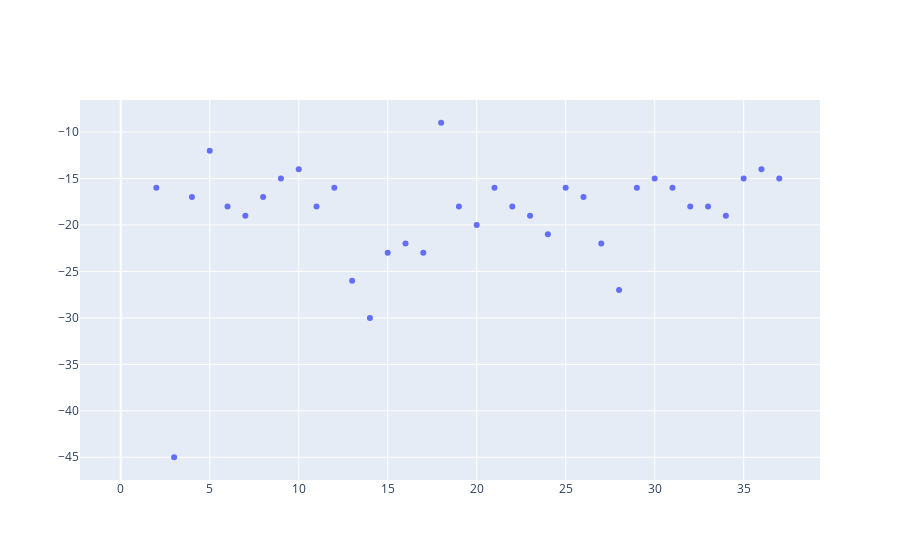

The notebook cell this image was saved under:
### Code cell
go.Figure(data=[
    go.Scatter(mode='markers',
name='Delay',
y=delays_between_stations.min(),
x=delays_between_stations.mean().index)])
# todo: look at ontime trip against the schedule

### Figure 1 — Plotly figure (JSON) as saved in the notebook; plotly's stock layout.template omitted (floating-point values rounded to 4 significant figures)
{"data": [{"mode": "markers", "name": "Delay", "type": "scatter", "x": [0, 1, 2, 3, 4, 5, 6, 7, 8, 9, 10, 11, 12, 13, 14, 15, 16, 17, 18, 19, 20, 21, 22, 23, 24, 25, 26, 27, 28, 29, 30, 31, 32, 33, 34, 35, 36, 37], "y": [null, null, -16.0, -45.0, -17.0, -12.0, -18.0, -19.0, -17.0, -15.0, -14.0, -18.0, -16.0, -26.0, -30.0, -23.0, -22.0, -23.0, -9.0, -18.0, -20.0, -16.0, -18.0, -19.0, -21.0, -16.0, -17.0, -22.0, -27.0, -16.0, -15.0, -16.0, -18.0, -18.0, -19.0, -15.0, -14.0, -15.0]}], "layout": {}}
